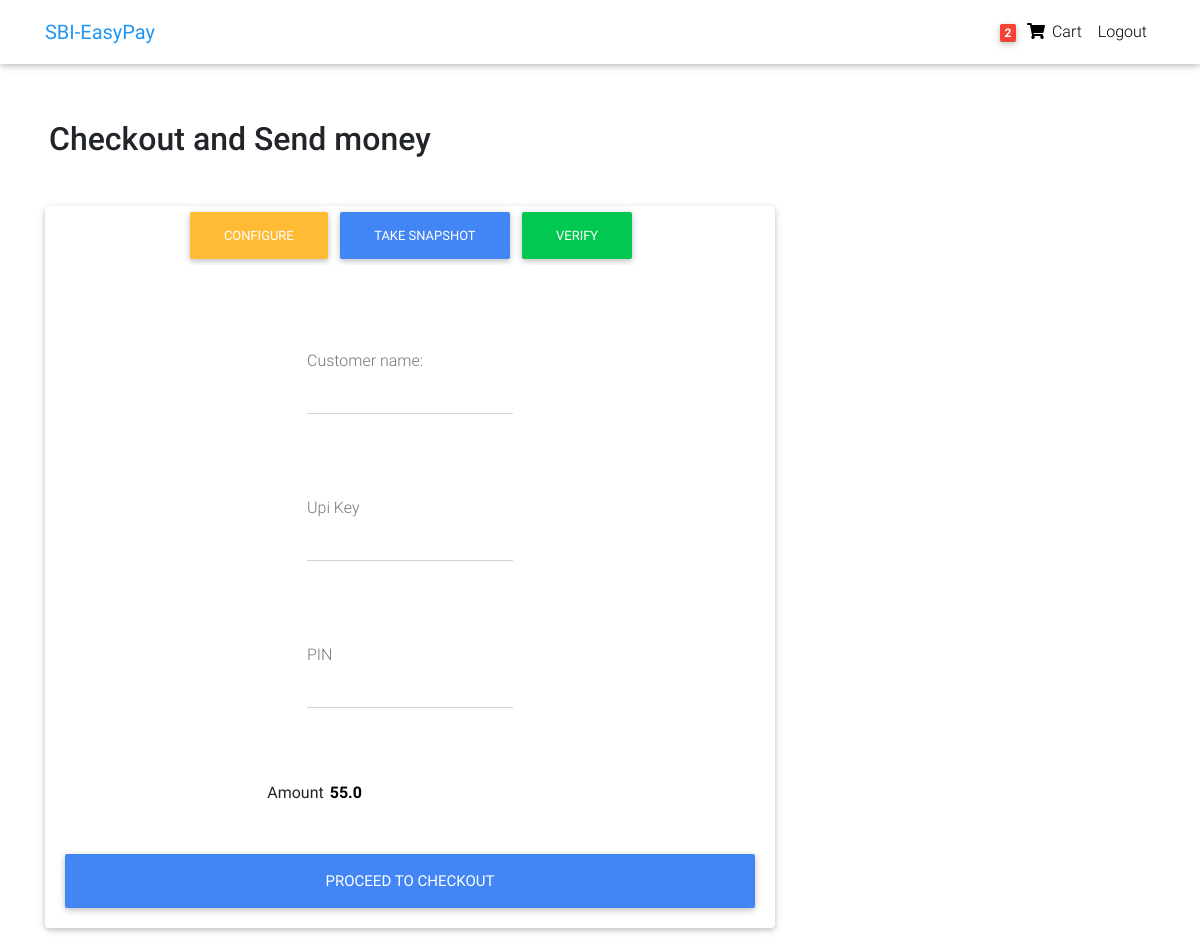
/checkout/ (signed in), run on an earlier commit of the app's database.
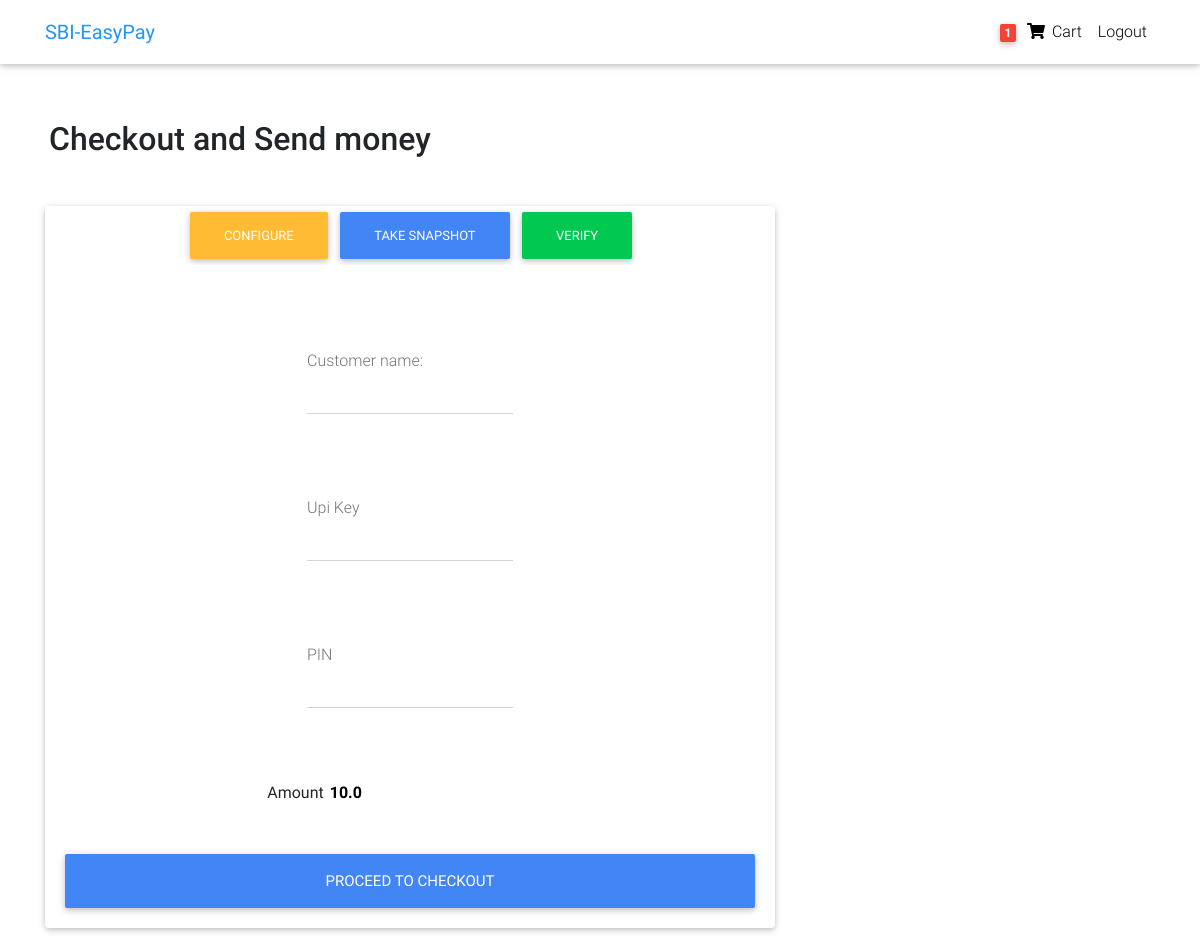
And on a later commit of the database.
### core/models.py (models this page shows, shortened)
class Order(models.Model):
    user = models.ForeignKey(settings.AUTH_USER_MODEL,
                             on_delete=models.CASCADE)
    customer_name = models.CharField(max_length=30, blank=True, null=True)
    items = models.ManyToManyField(OrderItem)
    start_date = models.DateTimeField(auto_now_add=True)
    ordered_date = models.DateTimeField()
    ordered = models.BooleanField(default=False)
    payment = models.ForeignKey(
        'Payment', on_delete=models.SET_NULL, blank=True, null=True)
    def get_total(self):
        total = 0
        for order_item in self.items.all():
            total += order_item.get_final_price()
        return total

class OrderItem(models.Model):
    user = models.ForeignKey(settings.AUTH_USER_MODEL,
                             on_delete=models.CASCADE)
    ordered = models.BooleanField(default=False)
    item = models.ForeignKey(Item, on_delete=models.CASCADE)
    quantity = models.IntegerField(default=1)
    def get_total_item_price(self):
        return self.quantity * self.item.price
    def get_total_discount_item_price(self):
        return self.quantity * self.item.discount_price
    def get_final_price(self):
        if self.item.discount_price:
            return self.get_total_discount_item_price()
        return self.get_total_item_price()

class Item(models.Model):
    title = models.CharField(max_length=100)
    price = models.FloatField()
    discount_price = models.FloatField(blank=True, null=True)
    slug = models.SlugField()
    description = models.TextField()
    image = models.ImageField()

### core/views.py (the view, shortened to what this page needs)
# urls.py: path('checkout/', CheckoutView.as_view(), name='checkout'),
class CheckoutView(View):
    def get(self, *args, **kwargs):
        try:
            order = Order.objects.get(user=self.request.user, ordered=False)
            form = CheckoutForm()
            context = {
                'form': form,
                'order': order,
            }
            return render(self.request, "checkout.html", context)
        except ObjectDoesNotExist:
            messages.info(self.request, "You do not have an active order")
            return redirect("core:checkout")

### core/forms.py
class CheckoutForm(forms.ModelForm):
    class Meta:
        model = Order
        fields = ('customer_name',)

### core/templatetags/cart_template_tags.py (called while the page is built)
@register.filter
def cart_item_count(user):
    if user.is_authenticated:
        qs = Order.objects.filter(user=user, ordered=False)
        if qs.exists():
            return qs[0].items.count()
    return 0

### templates/checkout.html (shortened to what this page needs)
{% extends "base.html" %}
{% load crispy_forms_tags %}
{% load static %}
{% block content %}
  <main >
    <div class="container wow fadeIn">
      <h2 class="my-5 mx-1 h2">Checkout and Send money</h2>
      <div class="row">
        <div class="col-md-8 mb-4">
          <div class="card">
                <div style="display:flex; align-items: center; justify-content:center;">
                  <input type=button value="Configure" onClick="configure()" class="btn btn-warning float-left ml-2">
                  <input type=button value="Take Snapshot" onClick="take_snapshot()" class="btn btn-primary float-left">
                   <input class="btn btn-success float-left" type="button" id="startProcessing" value="Verify">
                </div>
                <div style="display:flex; align-items: center; justify-content:center; ">
                </div>
               <form method="POST" class="card-body">
                <div style="display:flex; align-items: center; justify-content:center; flex-direction: column;">
                  <div class="md-form mb-5">
                    <br>
                    <br>
                    <span id='customer_name' name='customer_name'>{{form}}</span>
                  </div>
                  <div class="md-form mb-5">
                  <br>
                  <br>
                    <span id="upi_key" name='customer_upi_key'>
                        <label for='id_upi_key' class>Upi Key</label>
                        <input type='text' name='customer_upi_key' id='id_upi_key'/ >
                    </span>
                    </div>
                    <div class="md-form mb-5">
                    <br>
                    <br>
                    <span id="upi_pin" name='customer_upi_pin'>
                        <label for='id_upi_pin' class>PIN</label>
                        <input type='password' name='customer_upi_pin' id='id_upi_pin'/ >
                    </span>
                    </div>
                    <br>
                    <div>
                    <span id="amount" name='customer_amount'>
                        <label for='amount' class>Amount</label>
                        <input style="border:hidden; font-weight: bold;" type='text' name='customer_amount' id='id_customer_amount'/  value="{{order.get_total}}">
                    </span>
                    </div>
                      <button type="submit" class="btn btn-primary btn-lg btn-block">Proceed to Checkout</button>
                  </form>
                </div>
              </div>
            </div>
      </div>
  </main>
{% endblock content %}

### templates/navbar.html (shortened to what this page needs)
{% load cart_template_tags %}
<nav class="navbar fixed-top navbar-expand-lg navbar-light white scrolling-navbar">
    <div class="container">
      <a class="navbar-brand waves-effect" href="/">
        <strong class="blue-text">SBI-EasyPay</strong>
      </a>
      <div class="collapse navbar-collapse" id="navbarSupportedContent">
        <ul class="navbar-nav nav-flex-icons">
          {% if request.user.is_authenticated %}
          <li class="nav-item">
            <a href="{% url 'core:order-summary' %}" class="nav-link waves-effect">
              <span class="badge red z-depth-1 mr-1"> {{ request.user|cart_item_count }} </span>
              <i class="fas fa-shopping-cart"></i>
              <span class="clearfix d-none d-sm-inline-block"> Cart </span>
            </a>
          </li>
          <li class="nav-item">
            <a class="nav-link waves-effect" href="{% url 'account_logout' %}">
              <span class="clearfix d-none d-sm-inline-block"> Logout </span>
            </a>
          </li>
          {% endif %}
        </ul>
      </div>
    </div>
  </nav>

What changed in the data, as far as the page shows it:
removed Order: customer_amount "55.0"
added Order: customer_amount "10.0"
Also different on the page:
{{ request.user|cart_item_count }}: "2" → "1"
